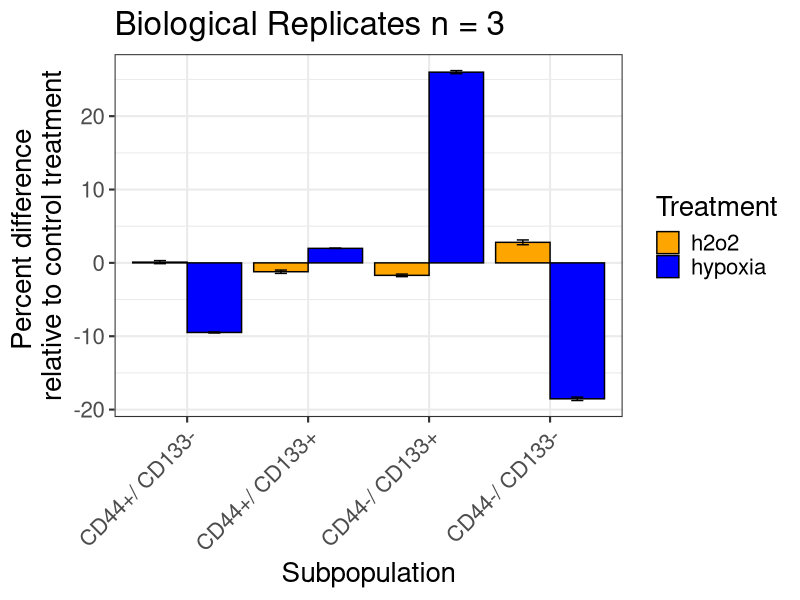
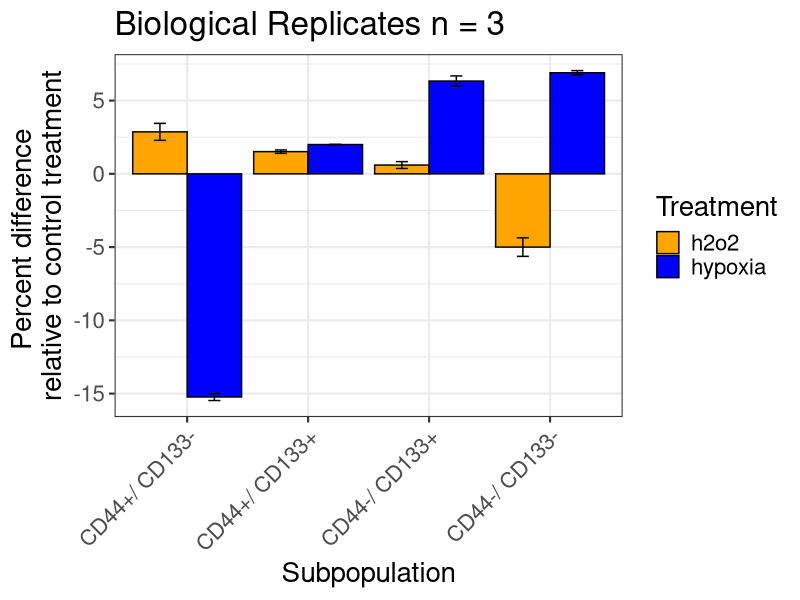
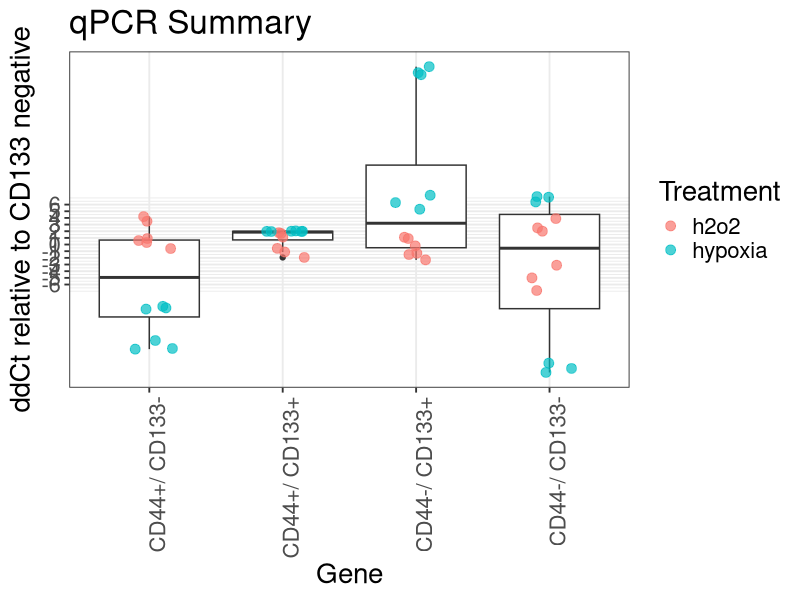

These charts were generated, in order, by the following R code:
library(ggplot2)
library(reshape)
library(plyr)
setwd("150612_hyperHypoxia/")

subtractBaseline = function(dataFrame, baseline, value) {
    dataSorted = dataFrame[order(dataFrame[,'PDGC'], dataFrame[,'Treatment']),]
    baseline = dataSorted[dataSorted$Treatment %in% baseline,]
    treatment = dataSorted[dataSorted$Treatment %in% value,]
    subtract =  treatment[,c(3:6)] - baseline[,c(3:6)]
    result = cbind(treatment[,c(1,2)], subtract)
    return (result)
}

dat_all = read.csv("150612_hyperHypoxia.csv",row.names=1)
colnames(dat_all) = c("PDGC", "Treatment", "Viable", "CD44+/ CD133-",
                  "CD44+/ CD133+", "CD44-/ CD133+", "CD44-/ CD133-")

dat = dat_all[,c(1,2,4:7)]
dat = dat[!dat$Treatment %in% "isotype",]

# Calculate percent change
change = rbind(subtractBaseline(dat, "control", "h2o2"),
               subtractBaseline(dat, "control", "hypoxia"))

# Convert from wide to long
mDat = melt(change, id.vars = c("PDGC", "Treatment"))

# Biological replicates
bioRep = ddply(mDat, .(PDGC, Treatment, variable), summarise, meanValue = mean(value, na.rm=T), 
               sdDiff = sd(value, na.rm=T), reps=length(value))
bioRep$seDiff = bioRep$sdDiff / (bioRep$reps)

#### Barchart ####
# Plot the biological replicates
mu020 = ggplot(data=bioRep[bioRep$PDGC %in% "MU020",], 
              aes(x=variable, y=meanValue, fill=Treatment)) +
    geom_bar(stat="identity", position=position_dodge(), colour="black") + 
    ggtitle("Biological Replicates n = 3") +  
    scale_fill_manual(values=c("orange", "blue")) + 
    geom_errorbar(aes(ymin=meanValue-seDiff, ymax=meanValue+seDiff), width=.2, position=position_dodge(0.9)) +
    xlab("Subpopulation") + ylab("Percent difference \nrelative to control treatment") +
    theme_bw(base_size=16) + theme(axis.text.x = element_text(angle = 45, hjust = 1)) + theme(text = element_text(size=20))
mu020

mu039 = ggplot(data=bioRep[bioRep$PDGC %in% "MU039",], 
               aes(x=variable, y=meanValue, fill=Treatment)) +
    geom_bar(stat="identity", position=position_dodge(), colour="black") + 
    ggtitle("Biological Replicates n = 3") +  
    scale_fill_manual(values=c("orange", "blue")) + 
    geom_errorbar(aes(ymin=meanValue-seDiff, ymax=meanValue+seDiff), width=.2, position=position_dodge(0.9)) +
    xlab("Subpopulation") + ylab("Percent difference \nrelative to control treatment") +
    theme_bw(base_size=16) + theme(axis.text.x = element_text(angle = 45, hjust = 1))
mu039 + theme(text = element_text(size=20))

### Boxplot ###
box = ggplot(data=mDat, aes(x=variable, y=value)) +
    geom_boxplot() + geom_point(aes(colour=Treatment), size =3, alpha=0.7,  position = position_jitter(w = 0.175)) +
    ggtitle("qPCR Summary") +
    xlab("Gene") + ylab("ddCt relative to CD133 negative") +
    scale_y_continuous(breaks = round(seq(-6, 6, by = 1),1)) +
    theme_bw(base_size=14) + theme(axis.text.x = element_text(angle = 90, hjust = 1)) + 
    theme(text = element_text(size=20))
box

#### Stats ####
testDf = melt(dat, id.vars = c("PDGC", "Treatment"))
test20 = dat[dat$PDGC %in% "MU020",]
t.test(`CD44+/ CD133-` ~ Treatment, data=test20 ,subset = !test20$Treatment == "h2o2")

test39 = testDf[testDf$PDGC %in% "MU039",]


anova(lm(value ~ Treatment, data=testDf))
pairwise.t.test
